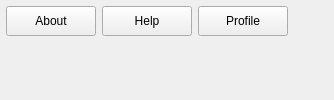
      <widget class="QWidget" name="Info">
       <property name="sizePolicy">
        <sizepolicy hsizetype="Expanding" vsizetype="Expanding">
         <horstretch>1</horstretch>
         <verstretch>1</verstretch>
        </sizepolicy>
       </property>
       <attribute name="title">
        <string>Info</string>
       </attribute>
       <layout class="QVBoxLayout" name="verticalLayout_Info">
        <property name="spacing">
         <number>6</number>
        </property>
        <property name="leftMargin">
         <number>6</number>
        </property>
        <property name="topMargin">
         <number>6</number>
        </property>
        <property name="rightMargin">
         <number>6</number>
        </property>
        <property name="bottomMargin">
         <number>6</number>
        </property>
        <item>
         <layout class="QHBoxLayout" name="horizontalLayout_Info">
          <property name="spacing">
           <number>6</number>
          </property>
          <item>
           <widget class="QPushButton" name="pushButton_Info_About">
            <property name="minimumSize">
             <size>
              <width>90</width>
              <height>30</height>
             </size>
            </property>
            <property name="maximumSize">
             <size>
              <width>120</width>
              <height>30</height>
             </size>
            </property>
            <property name="text">
             <string>About</string>
            </property>
           </widget>
          </item>
          <item>
           <widget class="QPushButton" name="pushButton_Info_Help">
            <property name="minimumSize">
             <size>
              <width>90</width>
              <height>30</height>
             </size>
            </property>
            <property name="maximumSize">
             <size>
              <width>120</width>
              <height>30</height>
             </size>
            </property>
            <property name="text">
             <string>Help</string>
            </property>
           </widget>
          </item>
          <item>
           <widget class="QPushButton" name="pushButton_Info_Profile">
            <property name="minimumSize">
             <size>
              <width>90</width>
              <height>30</height>
             </size>
            </property>
            <property name="maximumSize">
             <size>
              <width>120</width>
              <height>30</height>
             </size>
            </property>
            <property name="text">
             <string>Profile</string>
            </property>
           </widget>
          </item>
          <item>
           <spacer name="horizontalSpacer_Info">
            <property name="orientation">
             <enum>Qt::Horizontal</enum>
            </property>
            <property name="sizeHint" stdset="0">
             <size>
              <width>40</width>
              <height>20</height>
             </size>
            </property>
           </spacer>
          </item>
         </layout>
        </item>
        <item>
         <spacer name="verticalSpacer_Info">
          <property name="orientation">
           <enum>Qt::Vertical</enum>
          </property>
          <property name="sizeHint" stdset="0">
           <size>
            <width>20</width>
            <height>40</height>
           </size>
          </property>
         </spacer>
        </item>
       </layout>
      </widget>
